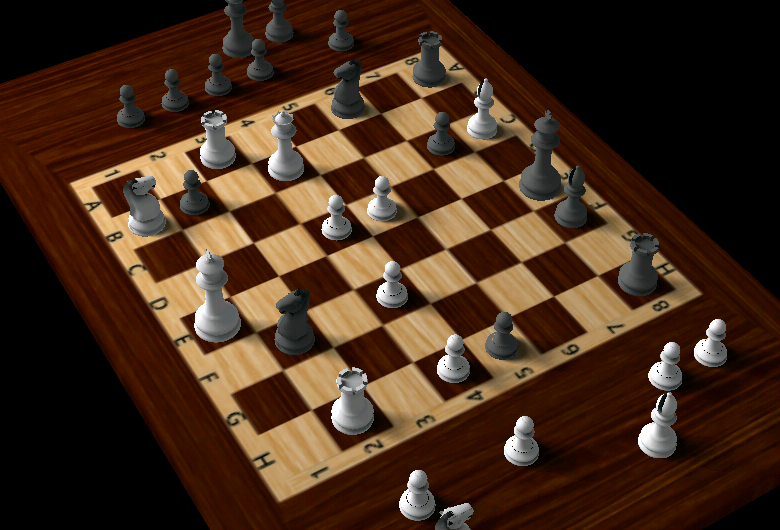
%> input picture test2.png, 780 x 530 px
$ octave state1.m   (GNU Octave 9; MATLAB toolbox functions it lacks are replaced by stand-ins)
%> lines starting %> are read from the running program, lines starting %| are printed output that depends on the picture; in (x1, y1, x2, y2) boxes, pixels count from 0 and x2, y2 are one past the last pixel; in counts of white or black regions, pixels touching at a corner belong together; the program's own positions count from 1
A=imread('test2.png');
%> A is the input picture: size 530x780x3 uint8; mean R, G, B 70.5, 44.5, 28.1

BW=rgb2gray(A);
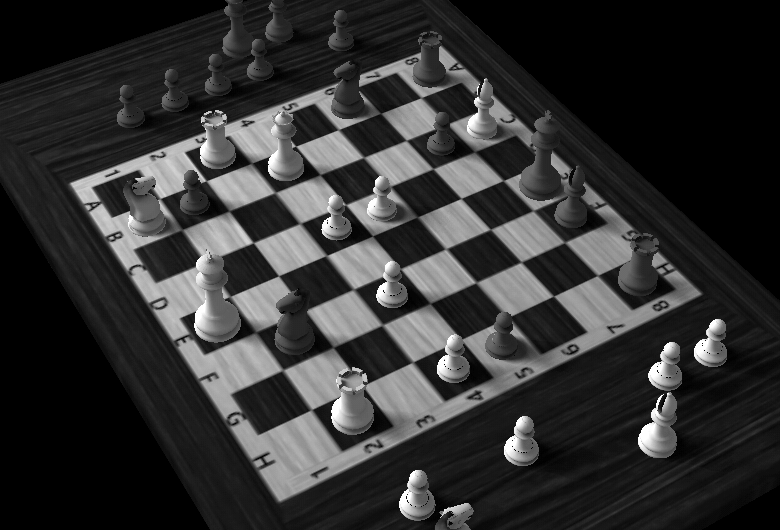
%> BW: size 530x780 uint8; min 0, max 255, mean 50.4
for i=1:10
A=imsharpen(A);
end
%> this loop made 10 passes
%> pass 2, `A=imsharpen(A);`:
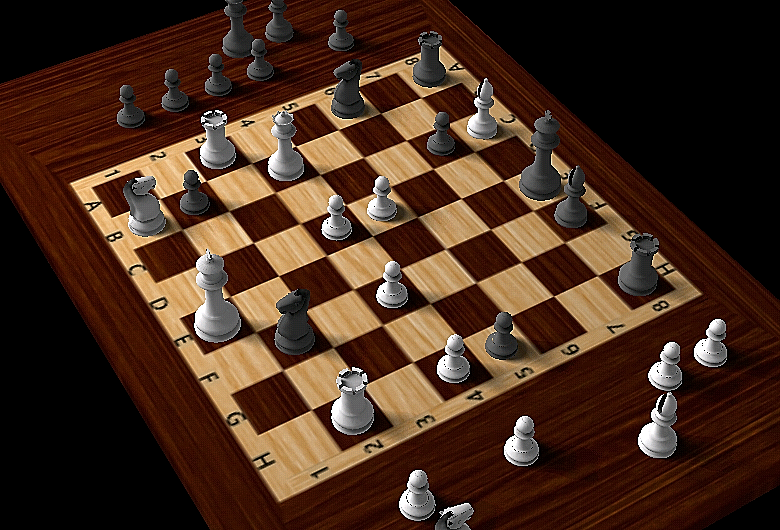
%> A: size 530x780x3 uint8; mean R, G, B 71.1, 45.1, 30.3
%> after the loop:
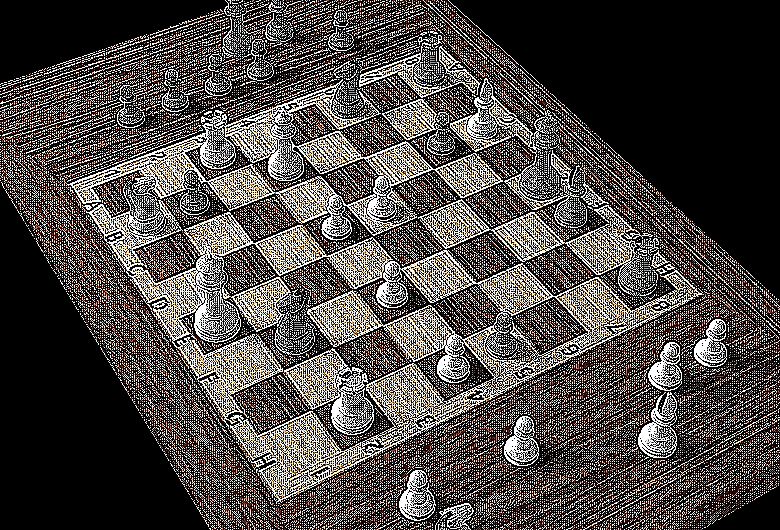
%> A: size 530x780x3 uint8; mean R, G, B 75.9, 70.7, 67.7
c=graythresh(BW);
%> c = 0.333
BW=edge(BW,'canny',c);
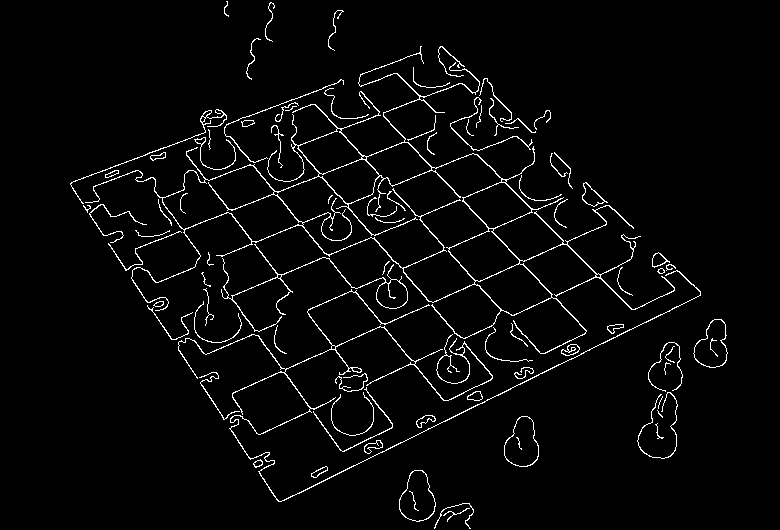
%> BW: size 530x780 logical; 3.3% white in thin lines or dots, all inside (x1, y1, x2, y2) = (70, 1, 728, 529)
figure;imshow(BW);
[H,T,R] = hough(BW);
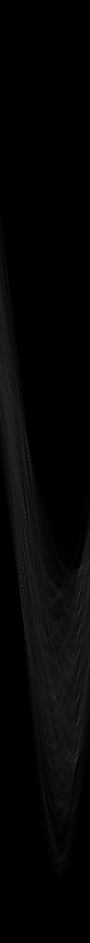
%> H: size 1885x180 double (shown at 1/2 size); min 0, max 360, mean 7.3; drawn with min black and max white
%> T = 180 values from -90 to 89; R = 1885 values from -942 to 942
P  = houghpeaks(H,1000);
%> P = [1171 46; 1036 52; 1516 155; 1108 49; 1306 158; 1225 159; 1145 48; 1446 156; 1185 160; 902 58; 1262 159]
lines = houghlines(BW,T,R,P,'FillGap',10,'MinLength',15);
%> lines = 27 lines; longest, point1 to point2 (x, y): (210, 111) to (445, 401), (590, 351) to (282, 502), (522, 174) to (228, 299), (434, 130) to (156, 242), (384, 115) to (566, 310), (452, 129) to (633, 310)
figure, imshow(A), hold on
max_len = 0;
for k = 1:length(lines)
   xy = [lines(k).point1; lines(k).point2];
   plot(xy(:,1),xy(:,2),'LineWidth',2,'Color','green');

end
%> this loop made 27 passes
%> xy on passes 1 to 12: [396 74; 436 113], [452 129; 633 310], [667 344; 681 359], [210 111; 445 401], [590 351; 282 502], [316 105; 384 180], [393 190; 502 311], [516 326; 541 354], [522 174; 228 299], [197 312; 182 319], [434 130; 156 242], [362 92; 373 104]
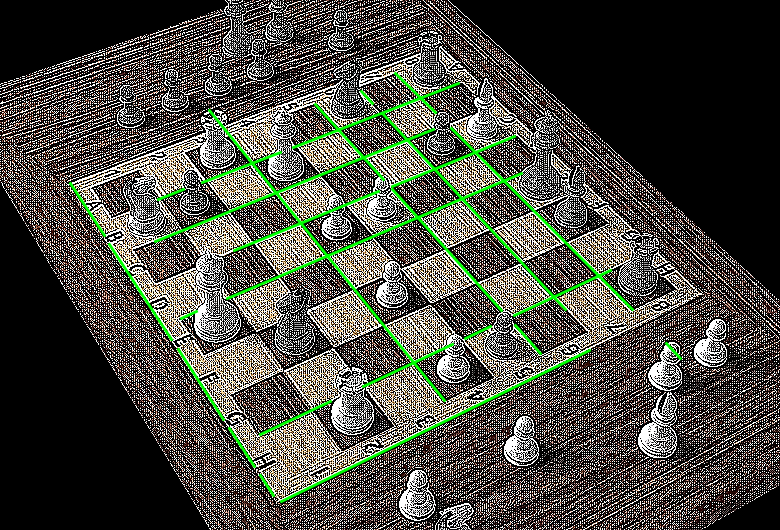
%> figure redrawn from the program's plot data

$ run again, with test3.png copied over test2.png
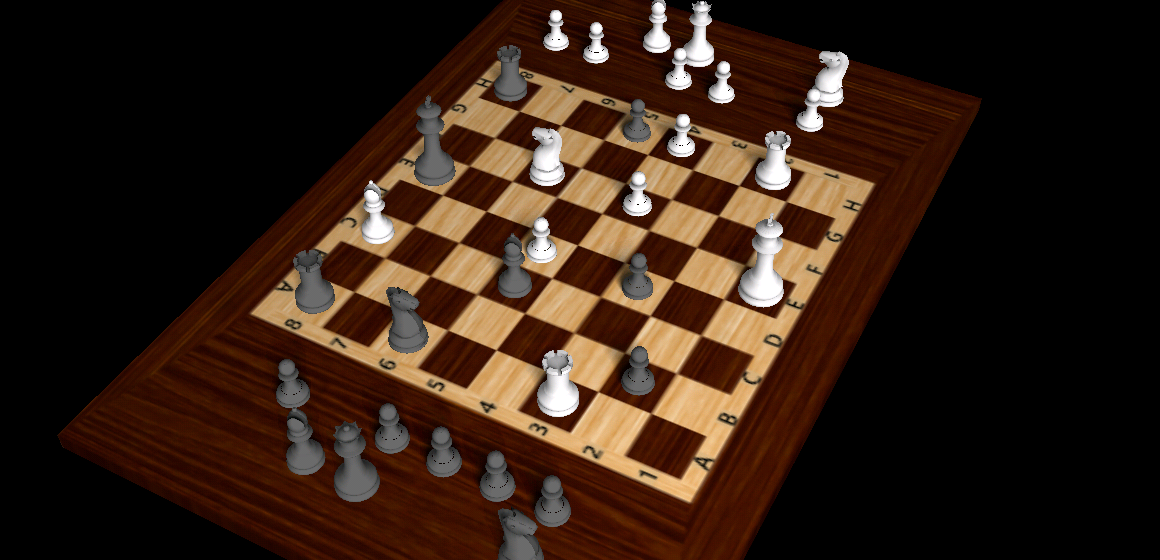
%> input picture test3.png, 1160 x 560 px
%> A is the input picture: size 560x1160x3 uint8; mean R, G, B 51, 32.4, 21.1
%> c = 0.337
%> `BW=edge(BW,'canny',c);`:
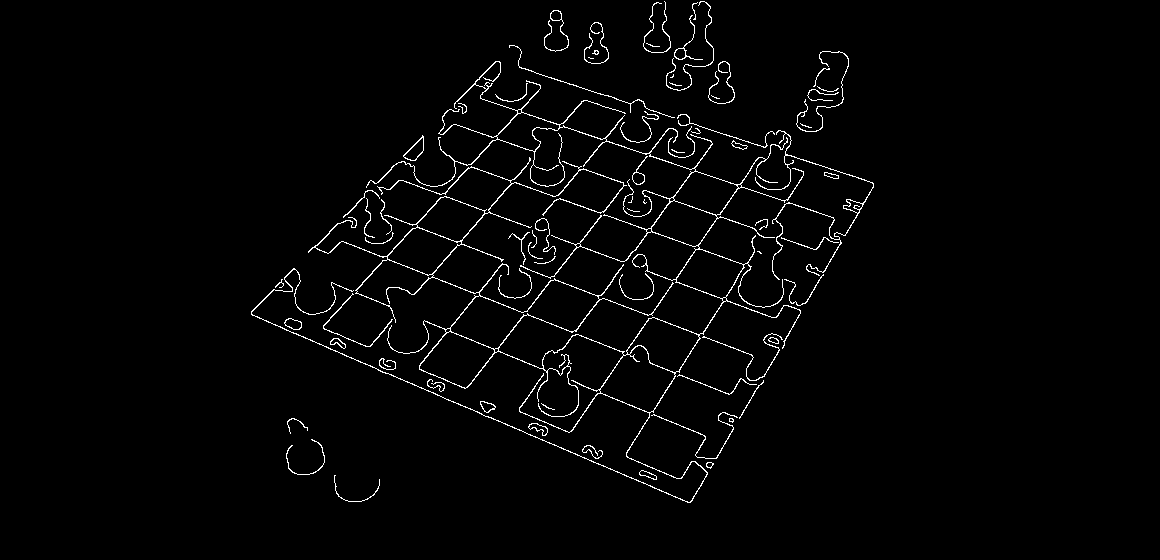
%> BW: size 560x1160 logical; 2.1% white in thin lines or dots, all inside (x1, y1, x2, y2) = (251, 1, 874, 503)
%> T = 180 values from -90 to 89; R = 2575 values from -1287 to 1287
%> P = 13 rows, first 12: [1226 22; 2137 121; 1894 129; 1095 24; 1948 127; 1318 20; 1686 135; 1149 23; 1353 20; 1747 133; 2004 125; 1384 19]
%> lines = 33 lines; longest, point1 to point2 (x, y): (379, 371) to (690, 503), (468, 387) to (670, 129), (539, 118) to (834, 219), (563, 350) to (713, 144), (521, 267) to (753, 356), (338, 312) to (504, 129)
%> the loop `for k = 1:length(lines)` made 33 passes
%> xy on passes 1 to 8: [381 213; 504 260], [521 267; 753 356], [691 503; 734 430], [740 419; 759 387], [764 377; 801 314], [806 304; 874 187], [468 387; 670 129], [379 371; 690 503]
%> after the loop `for k = 1:length(lines)`:
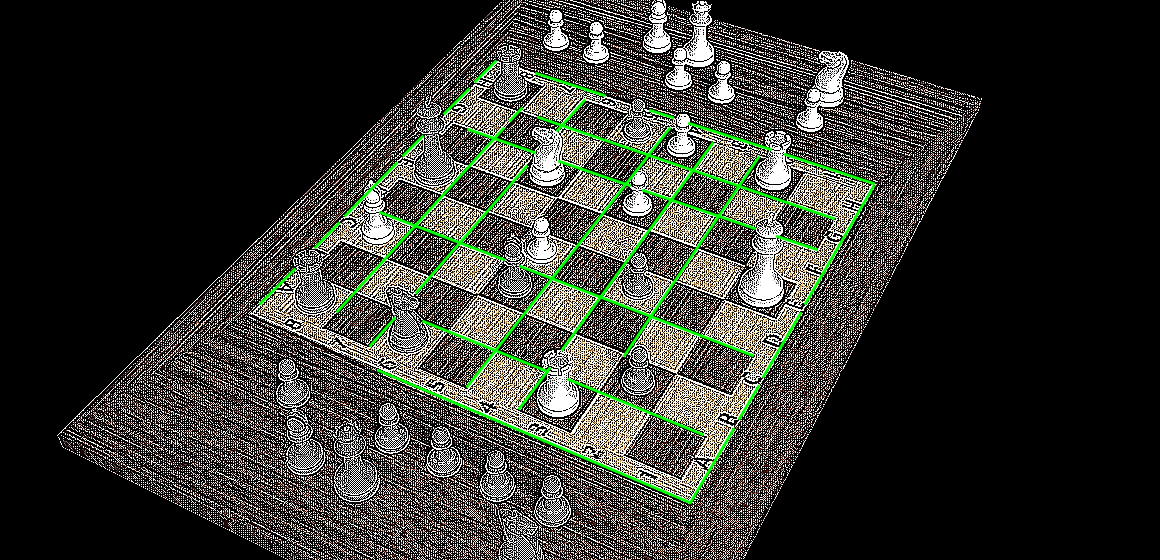
%> figure redrawn from the program's plot data

$ run again, with 11.png copied over test2.png
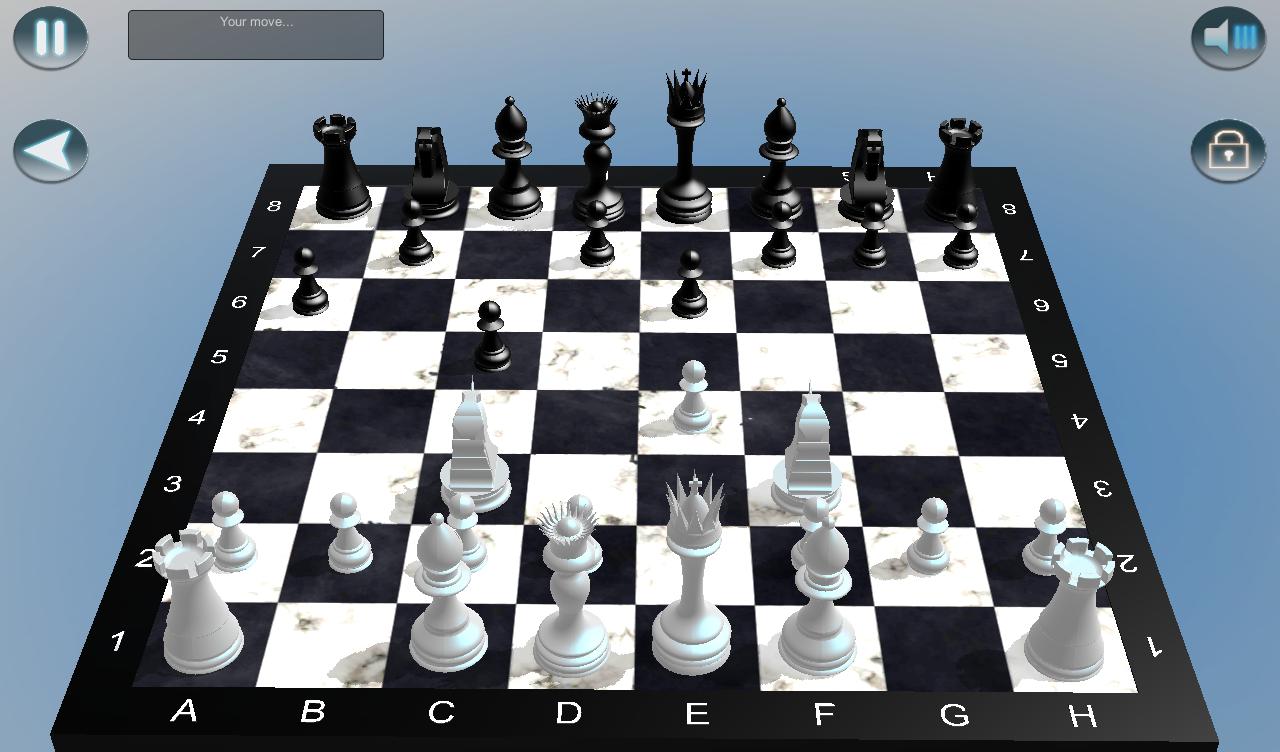
%> input picture 11.png, 1280 x 752 px
%> A is the input picture: size 752x1280x3 uint8; mean R, G, B 117.7, 128.8, 140
%> c = 0.408
%> `BW=edge(BW,'canny',c);`:
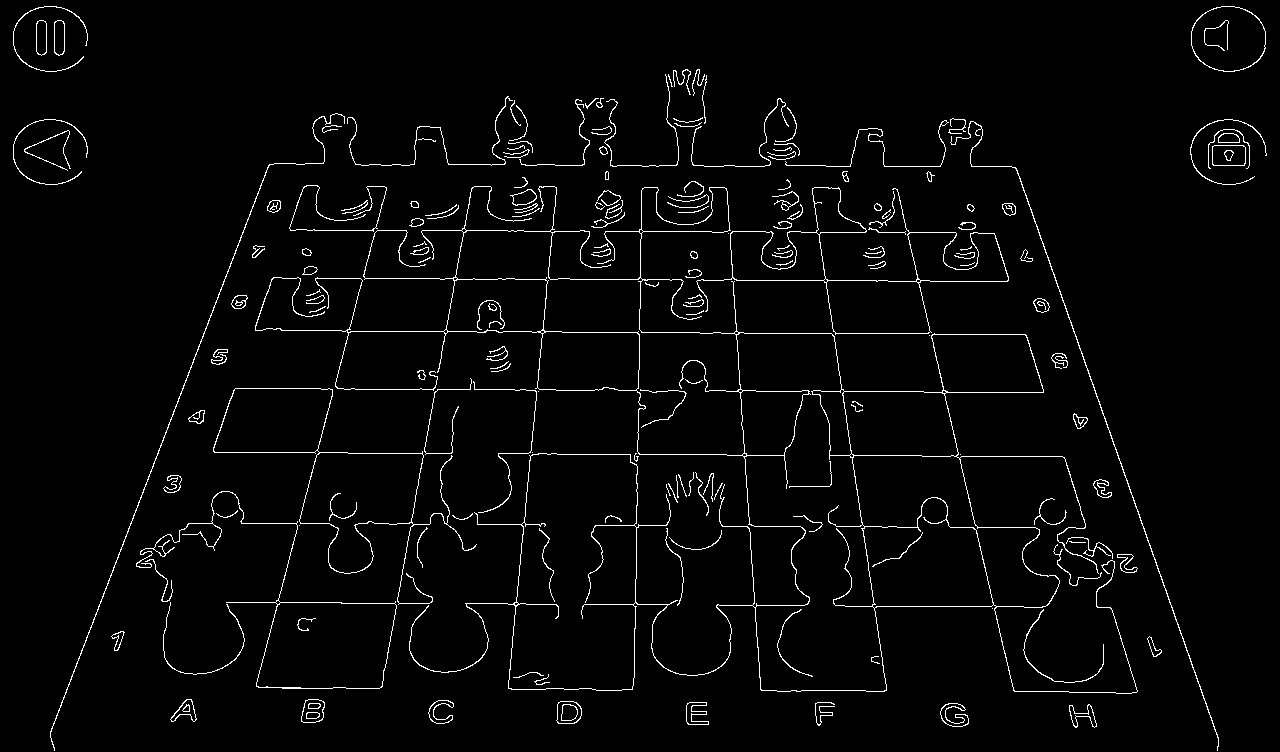
%> BW: size 752x1280 logical; 2.7% white in thin lines or dots
%> T = 180 values from -90 to 89; R = 2969 values from -1484 to 1484
%> P = [1794 112; 2196 87; 2130 92; 2317 78; 1254 1; 1320 1; 1981 101]
%> lines = 28 lines; longest, point1 to point2 (x, y): (51, 732) to (269, 166), (899, 193) to (1014, 691), (731, 241) to (751, 541), (606, 232) to (712, 232), (509, 232) to (590, 232), (419, 484) to (433, 409)
%> the loop `for k = 1:length(lines)` made 28 passes
%> xy on passes 1 to 8: [51 732; 269 166], [727 189; 730 231], [731 241; 751 541], [753 565; 754 583], [758 638; 762 691], [635 629; 635 665], [636 580; 636 608], [637 506; 637 550]
%> after the loop `for k = 1:length(lines)`:
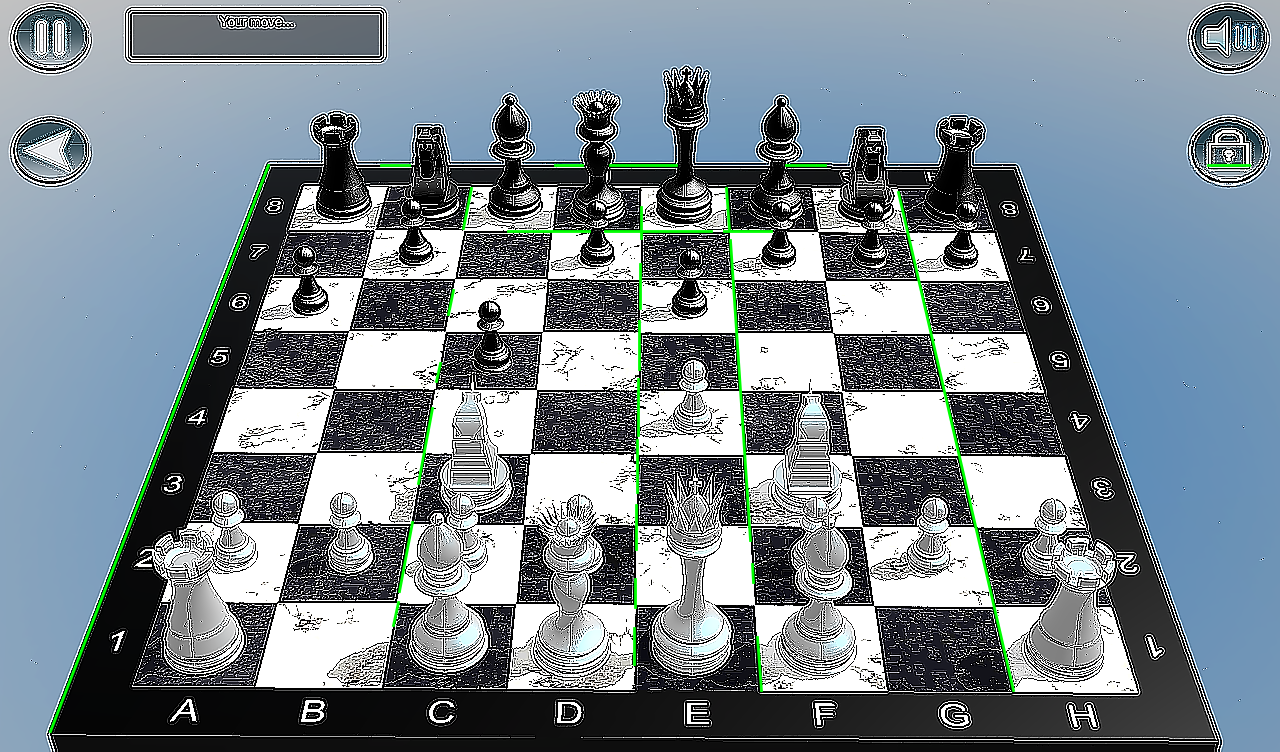
%> figure redrawn from the program's plot data

$ run again, with 1.jpg saved as test2.png
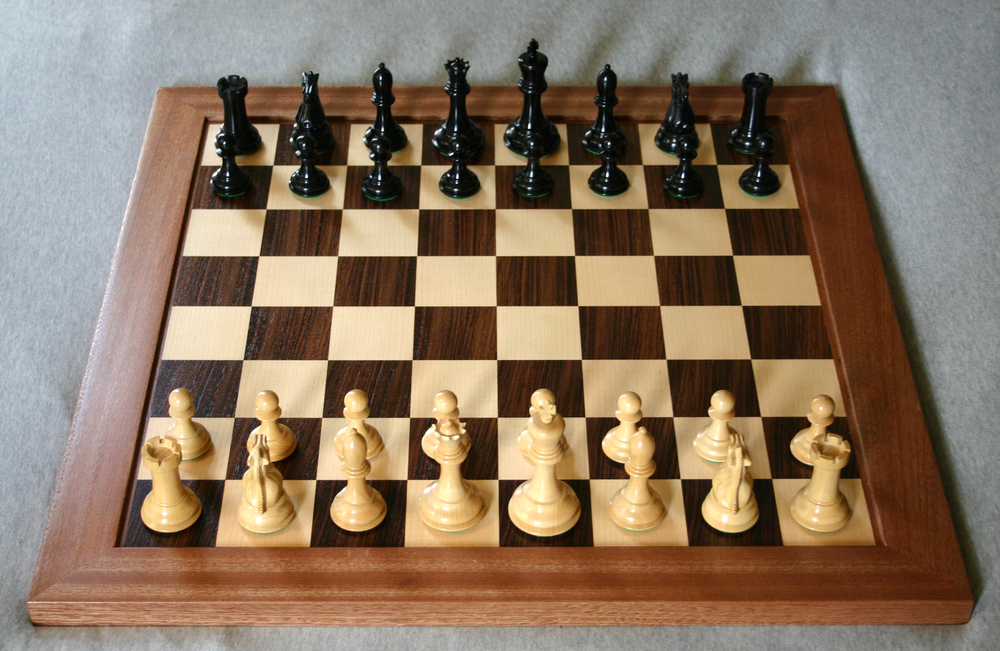
%> input picture 1.jpg, 1000 x 651 px, shrunk from 2611 x 1699 before the run
%> A is the input picture: size 651x1000x3 uint8; mean R, G, B 137.7, 117.7, 97.9
%> c = 0.424
%> `BW=edge(BW,'canny',c);`:
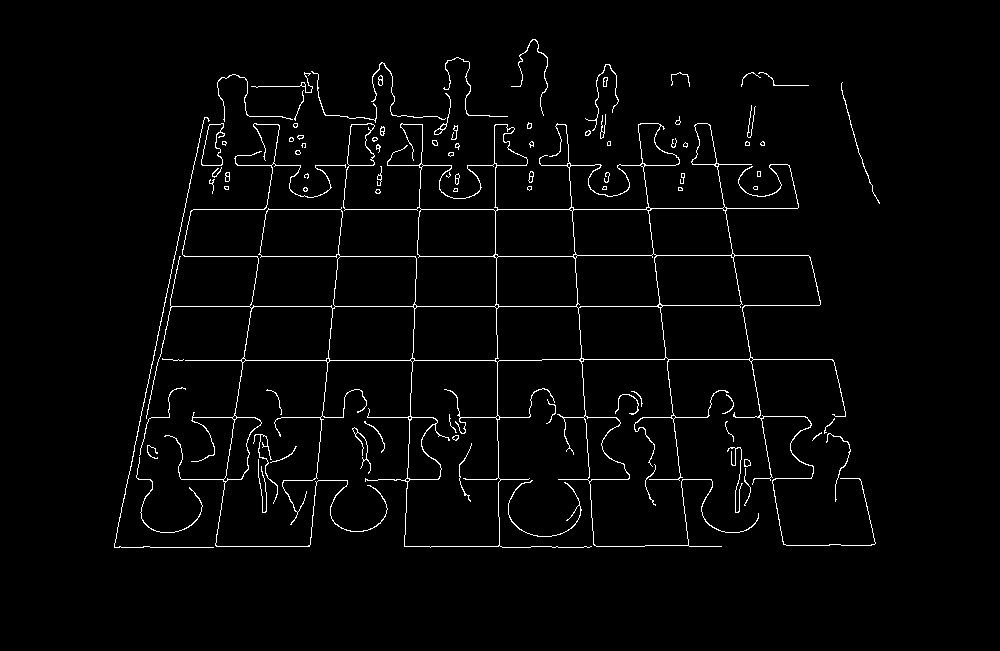
%> BW: size 651x1000 logical; 2.4% white in thin lines or dots, all inside (x1, y1, x2, y2) = (114, 39, 880, 548)
%> T = 180 values from -90 to 89; R = 2385 values from -1192 to 1192
%> P = [887 1; 984 1; 776 1; 937 1; 1028 1; 833 1; 714 1; 1870 81; 1417 103; 647 1; 1810 84]
%> lines = 34 lines; longest, point1 to point2 (x, y): (165, 307) to (663, 307), (185, 210) to (652, 210), (710, 125) to (784, 545), (117, 534) to (205, 120), (175, 257) to (577, 257), (174, 361) to (542, 361)
%> the loop `for k = 1:length(lines)` made 34 passes
%> xy on passes 1 to 8: [165 307; 663 307], [185 210; 652 210], [141 418; 170 418], [193 418; 256 418], [282 418; 344 418], [368 418; 434 418], [461 418; 530 418], [563 418; 617 418]
%> after the loop `for k = 1:length(lines)`:
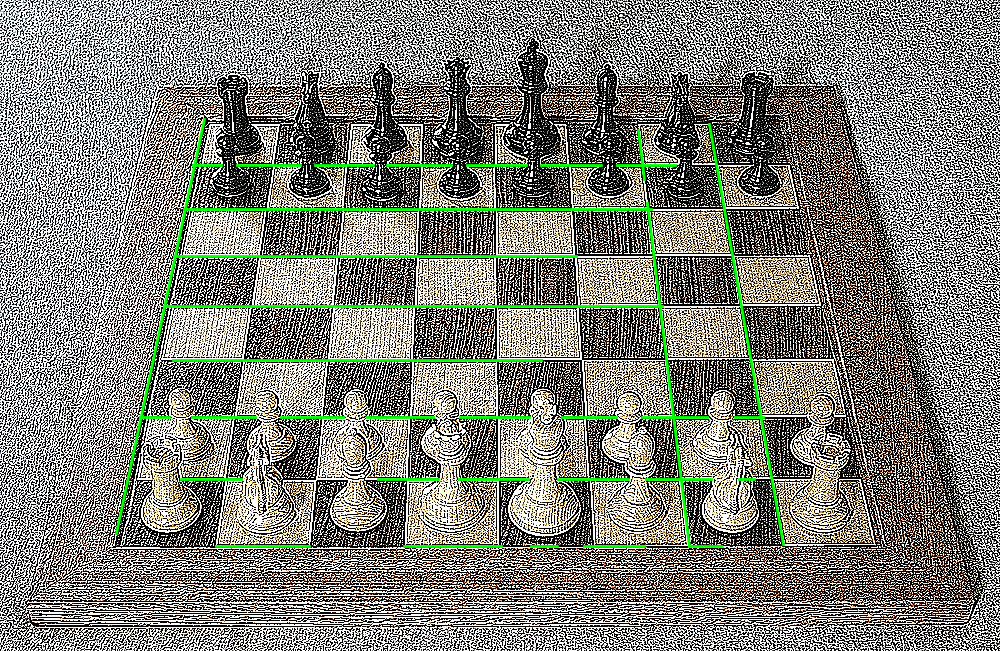
%> figure redrawn from the program's plot data
